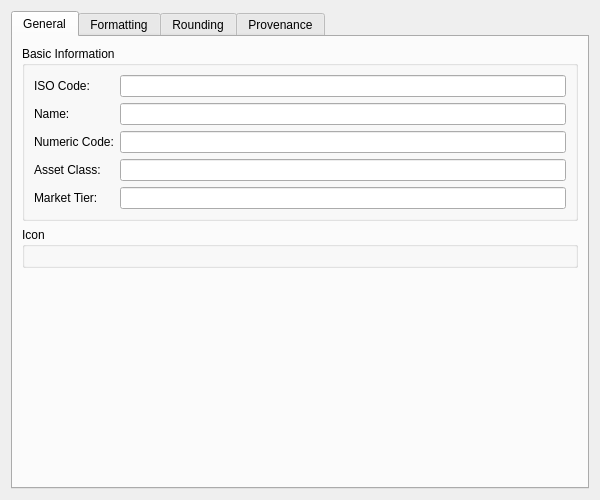
<?xml version="1.0" encoding="UTF-8"?>
<ui version="4.0">
 <class>CurrencyDetailDialog</class>
 <widget class="QWidget" name="CurrencyDetailDialog">
  <property name="geometry">
   <rect>
    <x>0</x>
    <y>0</y>
    <width>600</width>
    <height>500</height>
   </rect>
  </property>
  <property name="minimumSize">
   <size>
    <width>600</width>
    <height>500</height>
   </size>
  </property>
  <property name="sizePolicy">
   <sizepolicy hsizetype="Preferred" vsizetype="Preferred">
    <horstretch>0</horstretch>
    <verstretch>0</verstretch>
   </sizepolicy>
  </property>
  <property name="windowTitle">
   <string>Currency Details</string>
  </property>
  <layout class="QVBoxLayout" name="verticalLayout">
   <item>
    <widget class="QTabWidget" name="tabWidget">
     <property name="currentIndex"><number>0</number></property>
     <widget class="QWidget" name="generalTab">
      <attribute name="title"><string>General</string></attribute>
      <layout class="QVBoxLayout" name="generalLayout">
       <item>
        <widget class="QGroupBox" name="basicInfoGroup">
         <property name="title">
          <string>Basic Information</string>
         </property>
         <layout class="QFormLayout" name="formLayout">
          <item row="0" column="0">
           <widget class="QLabel" name="labelIsoCode">
            <property name="text">
             <string>ISO Code:</string>
            </property>
           </widget>
          </item>
          <item row="0" column="1">
           <widget class="QLineEdit" name="isoCodeEdit">
            <property name="readOnly">
             <bool>true</bool>
            </property>
           </widget>
          </item>
          <item row="1" column="0">
           <widget class="QLabel" name="labelName">
            <property name="text">
             <string>Name:</string>
            </property>
           </widget>
          </item>
          <item row="1" column="1">
           <widget class="QLineEdit" name="nameEdit"/>
          </item>
          <item row="2" column="0">
           <widget class="QLabel" name="labelNumericCode">
            <property name="text">
             <string>Numeric Code:</string>
            </property>
           </widget>
          </item>
          <item row="2" column="1">
           <widget class="QLineEdit" name="numericCodeEdit"/>
          </item>
          <item row="3" column="0">
           <widget class="QLabel" name="labelAssetClass">
            <property name="text">
             <string>Asset Class:</string>
            </property>
           </widget>
          </item>
          <item row="3" column="1">
           <widget class="QLineEdit" name="assetClassEdit"/>
          </item>
          <item row="4" column="0">
           <widget class="QLabel" name="labelMarketTier">
            <property name="text">
             <string>Market Tier:</string>
            </property>
           </widget>
          </item>
          <item row="4" column="1">
           <widget class="QLineEdit" name="marketTierEdit"/>
          </item>
         </layout>
        </widget>
       </item>
       <item>
        <widget class="QGroupBox" name="iconGroup">
         <property name="title">
          <string>Icon</string>
         </property>
         <layout class="QVBoxLayout" name="iconGroupLayout">
         </layout>
        </widget>
       </item>
       <item>
        <spacer name="verticalSpacer">
         <property name="orientation">
          <enum>Qt::Vertical</enum>
         </property>
         <property name="sizeHint" stdset="0">
          <size>
           <width>20</width>
           <height>40</height>
          </size>
         </property>
        </spacer>
       </item>
      </layout>
     </widget>
     <widget class="QWidget" name="formattingTab">
      <attribute name="title"><string>Formatting</string></attribute>
      <layout class="QVBoxLayout" name="formattingLayout">
       <item>
        <widget class="QGroupBox" name="formattingGroup">
         <property name="title">
          <string>Formatting</string>
         </property>
         <layout class="QFormLayout" name="formLayout_2">
          <item row="0" column="0">
           <widget class="QLabel" name="labelSymbol">
            <property name="text">
             <string>Symbol:</string>
            </property>
           </widget>
          </item>
          <item row="0" column="1">
           <widget class="QLineEdit" name="symbolEdit"/>
          </item>
          <item row="1" column="0">
           <widget class="QLabel" name="labelFractionSymbol">
            <property name="text">
             <string>Fraction Symbol:</string>
            </property>
           </widget>
          </item>
          <item row="1" column="1">
           <widget class="QLineEdit" name="fractionSymbolEdit"/>
          </item>
          <item row="2" column="0">
           <widget class="QLabel" name="labelFractionsPerUnit">
            <property name="text">
             <string>Fractions Per Unit:</string>
            </property>
           </widget>
          </item>
          <item row="2" column="1">
           <widget class="QSpinBox" name="fractionsPerUnitSpinBox">
            <property name="maximum">
             <number>10000</number>
            </property>
           </widget>
          </item>
          <item row="3" column="0">
           <widget class="QLabel" name="labelFormat">
            <property name="text">
             <string>Format:</string>
            </property>
           </widget>
          </item>
          <item row="3" column="1">
           <widget class="QLineEdit" name="formatEdit"/>
          </item>
         </layout>
        </widget>
       </item>
       <item>
        <spacer name="verticalSpacer_2">
         <property name="orientation">
          <enum>Qt::Vertical</enum>
         </property>
         <property name="sizeHint" stdset="0">
          <size>
           <width>20</width>
           <height>40</height>
          </size>
         </property>
        </spacer>
       </item>
      </layout>
     </widget>
     <widget class="QWidget" name="roundingTab">
      <attribute name="title"><string>Rounding</string></attribute>
      <layout class="QVBoxLayout" name="roundingLayout">
       <item>
        <widget class="QGroupBox" name="roundingGroup">
         <property name="title">
          <string>Rounding</string>
         </property>
         <layout class="QFormLayout" name="formLayout_3">
          <item row="0" column="0">
           <widget class="QLabel" name="labelRoundingType">
            <property name="text">
             <string>Rounding Type:</string>
            </property>
           </widget>
          </item>
          <item row="0" column="1">
           <widget class="QComboBox" name="roundingTypeCombo">
            <property name="editable">
             <bool>true</bool>
            </property>
            <property name="insertPolicy">
             <enum>QComboBox::NoInsert</enum>
            </property>
           </widget>
          </item>
          <item row="1" column="0">
           <widget class="QLabel" name="labelRoundingPrecision">
            <property name="text">
             <string>Rounding Precision:</string>
            </property>
           </widget>
          </item>
          <item row="1" column="1">
           <widget class="QSpinBox" name="roundingPrecisionSpinBox">
            <property name="minimum">
             <number>0</number>
            </property>
            <property name="maximum">
             <number>10</number>
            </property>
           </widget>
          </item>
         </layout>
        </widget>
       </item>
       <item>
        <spacer name="verticalSpacer_3">
         <property name="orientation">
          <enum>Qt::Vertical</enum>
         </property>
         <property name="sizeHint" stdset="0">
          <size>
           <width>20</width>
           <height>40</height>
          </size>
         </property>
        </spacer>
       </item>
      </layout>
     </widget>
     <widget class="QWidget" name="provenanceTab">
      <attribute name="title"><string>Provenance</string></attribute>
      <layout class="QVBoxLayout" name="provenanceTabLayout">
       <item>
        <widget class="ores::qt::ProvenanceWidget" name="provenanceWidget" native="true"/>
       </item>
      </layout>
     </widget>
    </widget>
   </item>
  </layout>
 </widget>
 <customwidgets>
  <customwidget>
   <class>ores::qt::ProvenanceWidget</class>
   <extends>QWidget</extends>
   <header>ores.qt/ProvenanceWidget.hpp</header>
  </customwidget>
 </customwidgets>
 <resources/>
 <connections/>
</ui>
